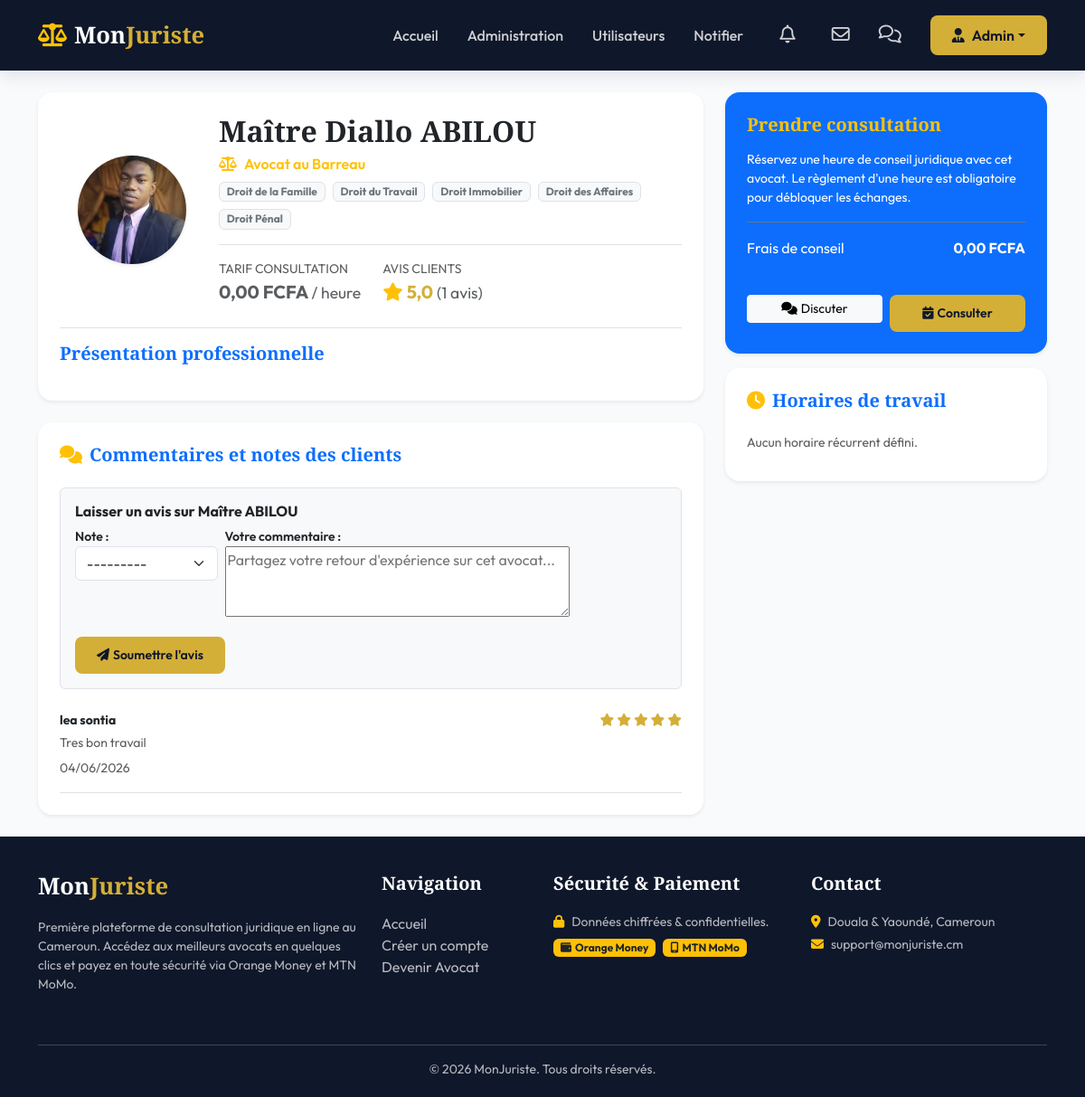
Screenshot of /client/avocats/3/ (signed in) with the database file from the repository.
### monjuriste/models.py (models this page shows, shortened)
class User(AbstractUser):
    ROLE_CHOICES = (
        ('CLIENT', 'Client'),
        ('AVOCAT', 'Avocat'),
        ('ADMIN', 'Administrateur'),
    )
    role = models.CharField(max_length=20, choices=ROLE_CHOICES, default='CLIENT')
    telephone = models.CharField(max_length=20, blank=True, null=True)
    photo = models.ImageField(upload_to='profiles/', blank=True, null=True)

class AvocatProfile(models.Model):
    user = models.OneToOneField(User, on_delete=models.CASCADE, related_name='avocat_profile')
    specialites = models.ManyToManyField(Specialite, related_name='avocats', blank=True)
    tarif_horaire = models.DecimalField(max_digits=10, decimal_places=2, default=0.0)
    description = models.TextField(blank=True)
    cabinet = models.CharField(max_length=200, blank=True, verbose_name="Cabinet / Étude")
    ville = models.CharField(max_length=100, blank=True, verbose_name="Ville")
    annees_experience = models.PositiveIntegerField(default=0, verbose_name="Années d'expérience")
    is_approved = models.BooleanField(default=False, verbose_name="Approuvé par l'admin")
    class Meta:
        verbose_name = "Profil Avocat"
        verbose_name_plural = "Profils Avocats"
    @property
    def note_moyenne(self):
        avg_rating = self.notes.aggregate(Avg('note'))['note__avg']
        return round(avg_rating, 1) if avg_rating else 0.0
    @property
    def total_avis(self):
        return self.notes.count()

class Specialite(models.Model):
    nom = models.CharField(max_length=100, unique=True)
    description = models.TextField(blank=True)
    class Meta:
        verbose_name = "Spécialité"
        verbose_name_plural = "Spécialités"

class Note(models.Model):
    client = models.ForeignKey(ClientProfile, on_delete=models.CASCADE, related_name='notes')
    avocat = models.ForeignKey(AvocatProfile, on_delete=models.CASCADE, related_name='notes')
    note = models.IntegerField(choices=[(i, str(i)) for i in range(1, 6)])
    commentaire = models.TextField()
    created_at = models.DateTimeField(auto_now_add=True)
    class Meta:
        verbose_name = "Avis / Note"
        verbose_name_plural = "Avis / Notes"
        unique_together = ('client', 'avocat')
        ordering = ['-created_at']

class ClientProfile(models.Model):
    user = models.OneToOneField(User, on_delete=models.CASCADE, related_name='client_profile')
    adresse = models.TextField(blank=True, null=True)
    class Meta:
        verbose_name = "Profil Client"
        verbose_name_plural = "Profils Clients"

### monjuriste/decorators.py (the view, shortened to what this page needs)
        @login_required
        def _wrapped_view(request, *args, **kwargs):
            if request.user.is_superuser:
                from .models import ClientProfile, AvocatProfile
                if 'CLIENT' in allowed_roles and not hasattr(request.user, 'client_profile'):
                    ClientProfile.objects.get_or_create(user=request.user)
                if 'AVOCAT' in allowed_roles and not hasattr(request.user, 'avocat_profile'):
                    profile, created = AvocatProfile.objects.get_or_create(user=request.user)
                    if created or not profile.is_approved:
                        profile.is_approved = True
                        profile.save()
                return view_func(request, *args, **kwargs)

### templates/client/avocat_detail.html (shortened to what this page needs)
{% extends 'base.html' %}
{% block content %}
<div class="container">
    <div class="row g-4">
        <div class="col-lg-8">
            <div class="card border-0 shadow-sm p-4 mb-4 bg-white" style="border-radius: 16px;">
                <div class="row g-3 align-items-center">
                    <div class="col-md-3 text-center">
                        <div class="rounded-circle overflow-hidden mx-auto shadow-sm" style="width: 120px; height: 120px; background-color: #f1f5f9; display: flex; justify-content: center; align-items: center;">
                            {% if avocat.user.photo %}
                                <img src="{{ avocat.user.photo.url }}" class="w-100 h-100" style="object-fit: cover;">
                            {% else %}
                                <i class="fa-solid fa-user-tie text-secondary display-3"></i>
                            {% endif %}
                        </div>
                    </div>
                    <div class="col-md-9">
                        <h2 class="font-serif mb-1">Maître {{ avocat.user.get_full_name }}</h2>
                        <p class="text-warning mb-2 fw-semibold"><i class="fa-solid fa-scale-balanced me-2"></i>Avocat au Barreau</p>
                        <div class="d-flex flex-wrap gap-2 mb-3">
                            {% for spec in avocat.specialites.all %}
                                <span class="badge bg-light text-secondary border fs-7">{{ spec.nom }}</span>
                            {% endfor %}
                        </div>
                        <div class="d-flex gap-4 border-top pt-3 text-muted">
                            <div>
                                <span class="small text-uppercase d-block text-muted">Tarif Consultation</span>
                                <span class="fw-bold text-navy fs-5">{{ avocat.tarif_horaire }} FCFA <span class="small fw-normal">/ heure</span></span>
                            </div>
                            <div>
                                <span class="small text-uppercase d-block text-muted">Avis Clients</span>
                                <span class="rating-stars fw-bold fs-5">
                                    <i class="fa-solid fa-star text-warning me-1"></i>{{ avocat.note_moyenne }} <span class="small fw-normal text-muted">({{ avocat.total_avis }} avis)</span>
                                </span>
                            </div>
                        </div>
                    </div>
                </div>
                <div class="mt-4 border-top pt-3">
                    <h5 class="font-serif text-primary mb-3">Présentation professionnelle</h5>
                </div>
            </div>
            <div class="card border-0 shadow-sm p-4 bg-white" style="border-radius: 16px;">
                <h5 class="font-serif text-primary mb-4"><i class="fa-solid fa-comments text-warning me-2"></i>Commentaires et notes des clients</h5>
                {% if not deja_note %}
                    <div class="border rounded p-3 mb-4 bg-light">
                        <h6 class="fw-bold mb-2">Laisser un avis sur Maître {{ avocat.user.last_name }}</h6>
                        <form method="post" action="{% url 'avocat_noter' avocat.id %}">
                            <div class="row g-2 mb-2">
                                <div class="col-md-3">
                                    <label class="small fw-semibold d-block">Note :</label>
                                    {{ note_form.note }}
                                </div>
                                <div class="col-md-9">
                                    <label class="small fw-semibold d-block">Votre commentaire :</label>
                                    {{ note_form.commentaire }}
                                </div>
                            </div>
                            <button type="submit" class="btn btn-sm btn-gold mt-2"><i class="fa-solid fa-paper-plane me-1"></i>Soumettre l'avis</button>
                        </form>
                    </div>
                {% endif %}
                <div class="d-flex flex-column gap-3">
                    {% for av in avis %}
                        <div class="border-bottom pb-3">
                            <div class="d-flex justify-content-between align-items-center mb-1">
                                <span class="fw-bold text-navy small">{{ av.client.user.get_full_name|default:av.client.user.username }}</span>
                                <span class="rating-stars small">
                                    {% for i in "12345" %}
                                        <i class="{% if forloop.counter <= av.note %}fa-solid fa-star{% else %}fa-regular fa-star text-muted{% endif %}"></i>
                                    {% endfor %}
                                </span>
                            </div>
                            <p class="small text-muted mb-1">{{ av.commentaire }}</p>
                            <span class="small text-muted fs-8">{{ av.created_at|date:"d/m/Y" }}</span>
                        </div>
                    {% empty %}
                        <p class="small text-muted mb-0">Aucun avis de client pour cet avocat.</p>
                    {% endfor %}
                </div>
            </div>
        </div>
        <div class="col-lg-4">
            <div class="card border-0 shadow-sm p-4 mb-3 bg-primary text-white" style="border-radius: 16px;">
                <h5 class="font-serif text-warning mb-3">Prendre consultation</h5>
                <p class="small text-light-50">Réservez une heure de conseil juridique avec cet avocat. Le règlement d'une heure est obligatoire pour débloquer les échanges.</p>
                <div class="border-top border-secondary py-3">
                    <div class="d-flex justify-content-between mb-2">
                        <span>Frais de conseil</span>
                        <span class="fw-bold">{{ avocat.tarif_horaire }} FCFA</span>
                    </div>
                </div>
                <div class="row g-2 mt-2">
                    <div class="col-6">
                        <a href="{% url 'start_conversation' avocat.id %}" class="btn btn-light btn-sm w-100">
                            <i class="fa-solid fa-comments me-1"></i>Discuter
                        </a>
                    </div>
                    <div class="col-6">
                        <a href="{% url 'demande_creer' avocat.id %}" class="btn btn-gold btn-sm w-100">
                            <i class="fa-solid fa-calendar-check me-1"></i>Consulter
                        </a>
                    </div>
                </div>
            </div>
            <div class="card border-0 shadow-sm p-4 bg-white" style="border-radius: 16px;">
                <h5 class="font-serif text-primary mb-3"><i class="fa-solid fa-clock text-warning me-2"></i>Horaires de travail</h5>
                <ul class="list-unstyled mb-0">
                    {% for c in creneaux %}
                        <li class="d-flex justify-content-between border-bottom py-2 small">
                            <span class="fw-semibold text-navy">{{ c.get_jour_semaine_display }}</span>
                            <span class="text-muted">{{ c.heure_debut|time:"H:i" }} - {{ c.heure_fin|time:"H:i" }}</span>
                        </li>
                    {% empty %}
                        <li class="text-muted py-2 small">Aucun horaire récurrent défini.</li>
                    {% endfor %}
                </ul>
            </div>
        </div>
    </div>
</div>
{% endblock %}

### templates/base.html (shortened to what this page needs)
<!DOCTYPE html>
<html lang="fr">
<head>
    <link href="https://cdn.jsdelivr.net/npm/bootstrap@5.3.2/dist/css/bootstrap.min.css" rel="stylesheet">
    <link href="https://cdnjs.cloudflare.com/ajax/libs/font-awesome/6.4.2/css/all.min.css" rel="stylesheet">
    {% load static %}
    <link rel="stylesheet" href="{% static 'css/style.css' %}">
</head>
<body>
    <nav class="navbar navbar-expand-lg navbar-dark navbar-custom sticky-top">
        <div class="container">
            <a class="navbar-brand font-serif" href="{% url 'visitor_index' %}">
                <i class="fa-solid fa-scale-balanced me-2 text-warning"></i>Mon<span>Juriste</span>
            </a>
            <div class="collapse navbar-collapse" id="navbarNav">
                <ul class="navbar-nav ms-auto align-items-center">
                    <li class="nav-item">
                        <a class="nav-link {% if request.resolver_match.url_name == 'visitor_index' %}active{% endif %}" href="{% url 'visitor_index' %}">Accueil</a>
                    </li>
                    {% if user.is_authenticated %}
                        {% if user.role == 'ADMIN' or user.is_superuser %}
                            <li class="nav-item">
                                <a class="nav-link {% if 'admin-custom/dashboard' in request.path %}active{% endif %}" href="{% url 'admin_dashboard' %}">Administration</a>
                            </li>
                            <li class="nav-item">
                                <a class="nav-link {% if 'admin-custom/utilisateurs' in request.path %}active{% endif %}" href="{% url 'admin_utilisateurs' %}">Utilisateurs</a>
                            </li>
                            <li class="nav-item">
                                <a class="nav-link {% if 'admin-custom/notifier' in request.path %}active{% endif %}" href="{% url 'admin_notifier' %}">Notifier</a>
                            </li>
                        {% endif %}
                        <li class="nav-item position-relative mx-2">
                            <a class="nav-link {% if 'notifications' in request.path %}active{% endif %}" href="{% url 'notifications_list' %}">
                                <i class="fa-regular fa-bell fs-5"></i>
                            </a>
                        </li>
                        <li class="nav-item">
                            <a class="nav-link {% if 'emails' in request.path %}active{% endif %}" href="{% url 'emails_list' %}" title="Mes Emails reçus">
                                <i class="fa-regular fa-envelope fs-5"></i>
                            </a>
                        </li>
                        <li class="nav-item">
                            <a class="nav-link {% if 'messages' in request.path %}active{% endif %}" href="{% url 'conversation_list' %}" title="Mes Discussions">
                                <i class="fa-regular fa-comments fs-5"></i>
                            </a>
                        </li>
                        <li class="nav-item dropdown ms-3">
                            <a class="btn btn-gold dropdown-toggle d-flex align-items-center" href="#" role="button" data-bs-toggle="dropdown">
                                <i class="fa-solid fa-user-tie me-2"></i>{{ user.first_name|default:user.username }}
                            </a>
                        </li>
                    {% endif %}
                </ul>
            </div>
        </div>
    </nav>
    <main class="py-4">
        {% block content %}{% endblock %}
    </main>
    <footer>
        <div class="container">
            <div class="row">
                <div class="col-md-4 mb-4">
                    <h5 class="navbar-brand">Mon<span>Juriste</span></h5>
                    <p class="small">Première plateforme de consultation juridique en ligne au Cameroun. Accédez aux meilleurs avocats en quelques clics et payez en toute sécurité via Orange Money et MTN MoMo.</p>
                </div>
                <div class="col-md-2 mb-4">
                    <h5>Navigation</h5>
                    <ul class="list-unstyled">
                        <li><a href="{% url 'visitor_index' %}">Accueil</a></li>
                        <li><a href="{% url 'register' %}">Créer un compte</a></li>
                        <li><a href="{% url 'lawyer_register' %}">Devenir Avocat</a></li>
                    </ul>
                </div>
                <div class="col-md-3 mb-4">
                    <h5>Sécurité & Paiement</h5>
                    <p class="small mb-2"><i class="fa-solid fa-lock text-warning me-2"></i>Données chiffrées & confidentielles.</p>
                    <div class="d-flex gap-2">
                        <span class="badge bg-warning text-dark px-2 py-1"><i class="fa-solid fa-wallet me-1"></i>Orange Money</span>
                        <span class="badge bg-warning text-dark px-2 py-1"><i class="fa-solid fa-mobile-screen me-1"></i>MTN MoMo</span>
                    </div>
                </div>
                <div class="col-md-3 mb-4">
                    <h5>Contact</h5>
                    <p class="small mb-1"><i class="fa-solid fa-location-dot me-2 text-warning"></i>Douala & Yaoundé, Cameroun</p>
                    <p class="small mb-1"><i class="fa-solid fa-envelope me-2 text-warning"></i>support@monjuriste.cm</p>
                </div>
            </div>
            <hr class="bg-secondary">
            <div class="row mt-3 text-center">
                <div class="col-12">
                    <p class="small mb-0">&copy; 2026 MonJuriste. Tous droits réservés.</p>
                </div>
            </div>
        </div>
    </footer>
</body>
</html>

### rows the page displays
User: first_name "Admin"
AvocatProfile: user.photo (picture), user.get_full_name "Diallo ABILOU", tarif_horaire "0,00", note_moyenne "5,0", total_avis "1", user.last_name "ABILOU"
Specialite: nom "Droit de la Famille"
Specialite: nom "Droit du Travail"
Specialite: nom "Droit Immobilier"
Specialite: nom "Droit des Affaires"
Specialite: nom "Droit Pénal"
Note: client.user.get_full_name "lea sontia", note 5 (drawn), commentaire "Tres bon travail", created_at "04/06/2026"
